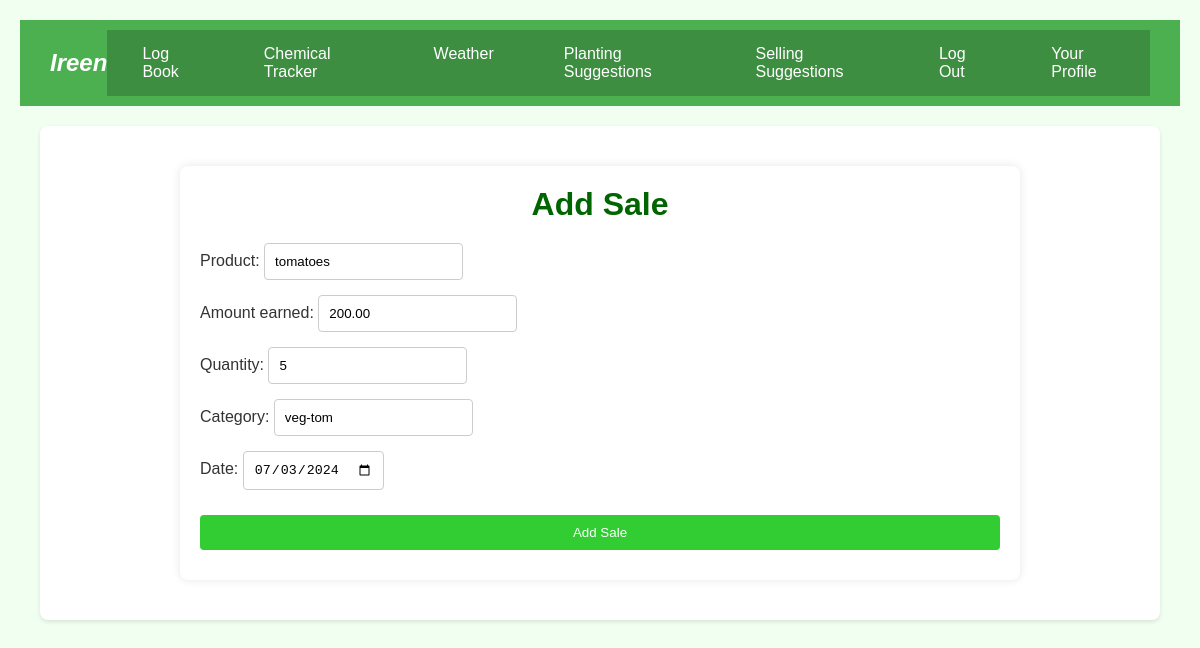
Screenshot of /logbook/update_sale/9/ (signed in) with the database file from the repository.
### logbook/models.py (models this page shows, shortened)
class Sale(models.Model):
    user = models.ForeignKey(User, on_delete=models.CASCADE)
    product = models.CharField(max_length=100)
    amount_earned = models.DecimalField(max_digits=10, decimal_places=2)
    quantity = models.PositiveIntegerField(null=True, blank=True)
    category= models.CharField(max_length=100,null=True, blank=True)  # New quantity field
    date = models.DateField()

### logbook/views.py (the view)
# urls.py: path('update_sale/<int:pk>/', views.update_sale, name='update_sale'),
@login_required
def update_sale(request, pk):
    sale = Sale.objects.get(pk=pk, user=request.user)
    if request.method == 'POST':
        form = SaleForm(request.POST, instance=sale)
        if form.is_valid():
            form.save()
            return redirect('logbook:logbook')
    else:
        form = SaleForm(instance=sale)
    return render(request, 'logbook/add_sale.html', {'form': form})

### logbook/forms.py
class SaleForm(forms.ModelForm):
    class Meta:
        model = Sale
        fields = ['product', 'amount_earned', 'quantity','category','date']  # Added 'quantity'
        widgets = {
            'date': forms.DateInput(format='%Y-%m-%d', attrs={'type': 'date'})
        }

### logbook/templates/logbook/add_sale.html (shortened to what this page needs)
{% extends 'base.html' %}
{% block content %}
{% load static %}
    <link rel="stylesheet" href="{% static 'form.css' %}">
<div class="container">
    <h1>Add Sale</h1>
    <form method="post">
        {{ form.as_p }}
        <button type="submit">Add Sale</button>
    </form>
</div>
{% endblock %}

### static/css/main.css (style rules this page uses)
body { font-family: Arial, sans-serif; margin: 0; padding: 0; color: #333; background-color: #eaf2e5; }

### logbook/static/logbook/css/form.css (style rules this page uses)
body, h1, p, form, button, a { margin: 0; padding: 0; box-sizing: border-box; font-family: Arial, sans-serif; }
body { background-color: #f0fff0; color: #333; padding: 20px; }
.container { max-width: 800px; margin: 0 auto; padding: 20px; background-color: #ffffff; border-radius: 8px; box-shadow: 0 0 10px rgba(0, 0, 0, 0.1); }
h1 { color: #006400; text-align: center; margin-bottom: 20px; }
form { display: flex; flex-direction: column; }
form input[type="text"], form input[type="number"], form input[type="date"], form select { padding: 10px; margin-bottom: 15px; border: 1px solid #ccc; border-radius: 4px; }
button, .btn-primary, .btn-danger { padding: 10px; margin: 10px 0; border: none; border-radius: 4px; cursor: pointer; }
button, .btn-primary { background-color: #32cd32; color: white; }

### rows the page displays
Sale: product "tomatoes", amount_earned "200.00", quantity "5", category "veg-tom", date "07/03/2024"
